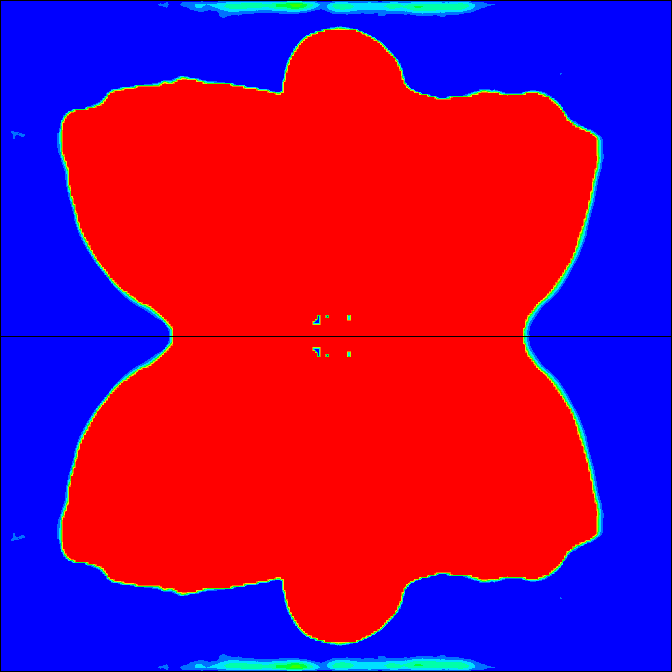
#> input picture Delaminación/Resultados/091/recortadas/Ply1.png, 672 x 672 px
$ python -i Delaminacion.py   (imports and definitions only)
#> lines starting #> are read from the running program, lines starting #| are printed output that depends on the picture
"""
Instrucciones:
1. Ejecutar el código
2. Seleccionar la carpeta que contiene subcarpetas con imágenes
3. El programa automáticamente:
   - Detectará las coordenadas de recorte en la primera imagen
   - Recortará todas las imágenes
   - Analizará el área ROJA (delaminación) en cada imagen
   - Guardará los resultados en un archivo CSV
"""

import cv2
import numpy as np
import os
import tkinter as tk
from tkinter import filedialog
import pandas as pd
from pathlib import Path
from datetime import datetime


# [8 lines left out: function seleccionar_carpeta, not called in this run]


def detectar_coordenadas_recorte(ruta_imagen):
    """
    Detecta automáticamente las coordenadas de la placa/gráfico
    ignorando el fondo blanco.
    """
#> called with ruta_imagen = 'Resultados/091/recortadas/Ply1.png'
    img = cv2.imread(ruta_imagen)
#> img is the input picture: shape (672, 672, 3); mean B, G, R 112.6, 7.1, 138.9
    if img is None:
        return None

    gray = cv2.cvtColor(img, cv2.COLOR_BGR2GRAY)
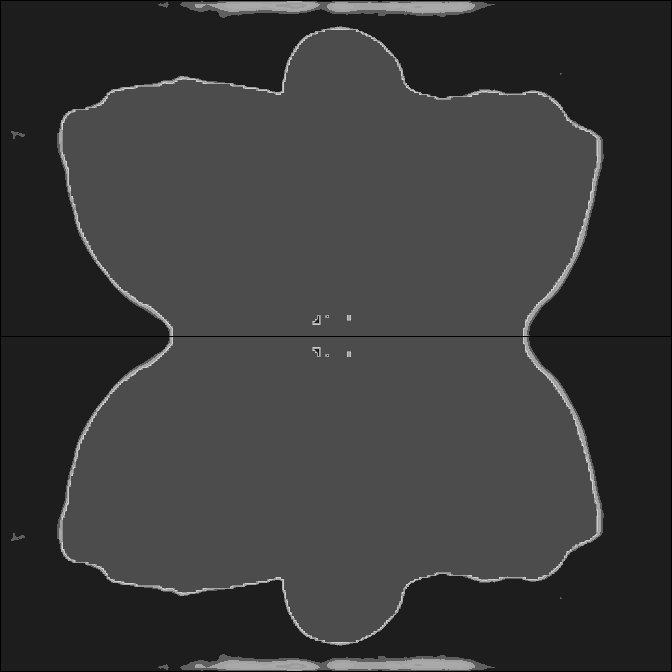
#> gray: shape (672, 672); min 0, max 209, mean 58.4
    _, mask = cv2.threshold(gray, 230, 255, cv2.THRESH_BINARY_INV)
#> mask: shape (672, 672); every value is 255
    contours, _ = cv2.findContours(mask, cv2.RETR_EXTERNAL, cv2.CHAIN_APPROX_SIMPLE)
#> contours = [[[0, 0], [0, 671], [671, 671], [671, 0]]]

    if contours:
        c = max(contours, key=cv2.contourArea)
#> c = [[0, 0], [0, 671], [671, 671], [671, 0]]
        x, y, w, h = cv2.boundingRect(c)
#> x = 0; y = 0; w = 672; h = 672
        return x, y, w, h
    return None


# [139 lines left out: functions analizar_area_roja, procesar_todo_en_uno, not called in this run]


# [5 lines not run here, left out]

>>> result = detectar_coordenadas_recorte('Resultados/091/recortadas/Ply1.png')
#> result = (0, 0, 672, 672)

$ run again, on Delaminación/Resultados/091/recortadas/Ply3.png
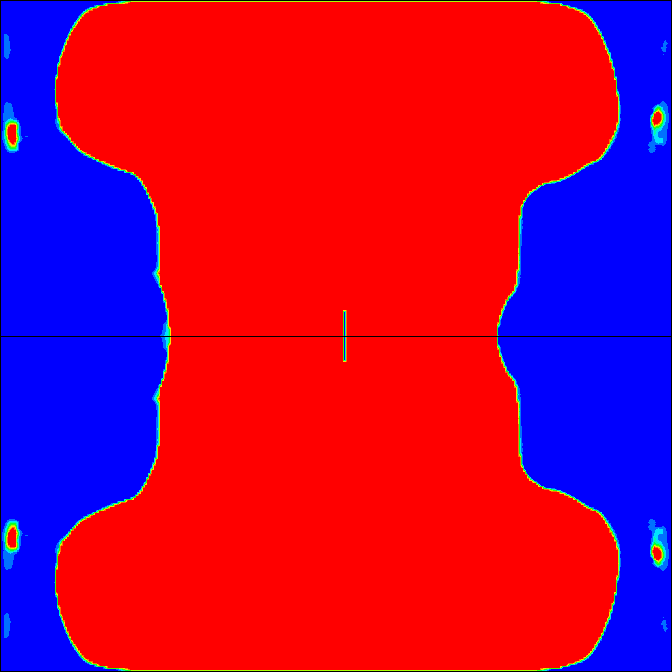
#> input picture Delaminación/Resultados/091/recortadas/Ply3.png, 672 x 672 px
#> in detectar_coordenadas_recorte, img is the input picture: shape (672, 672, 3); mean B, G, R 82.1, 3.9, 169.9
#> in detectar_coordenadas_recorte, `gray = cv2.cvtColor(img, cv2.COLOR_BGR2GRAY)`:
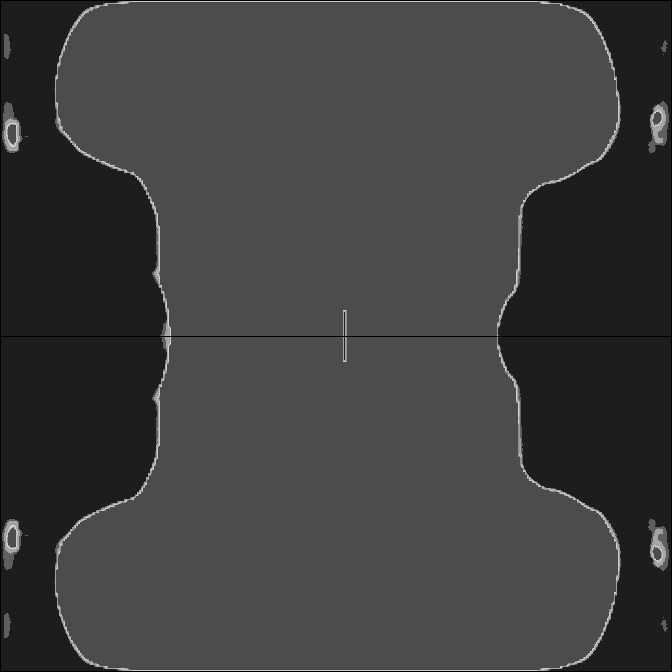
#> gray: shape (672, 672); min 0, max 209, mean 62.3
#> mask: shape (672, 672); every value is 255
#> contours = [[[0, 0], [0, 671], [671, 671], [671, 0]]]
#> c = [[0, 0], [0, 671], [671, 671], [671, 0]]
#> x = 0; w = 672
#> result = (0, 0, 672, 672)

$ run again, on Delaminación/Resultados/091/recortadas/Ply4.png
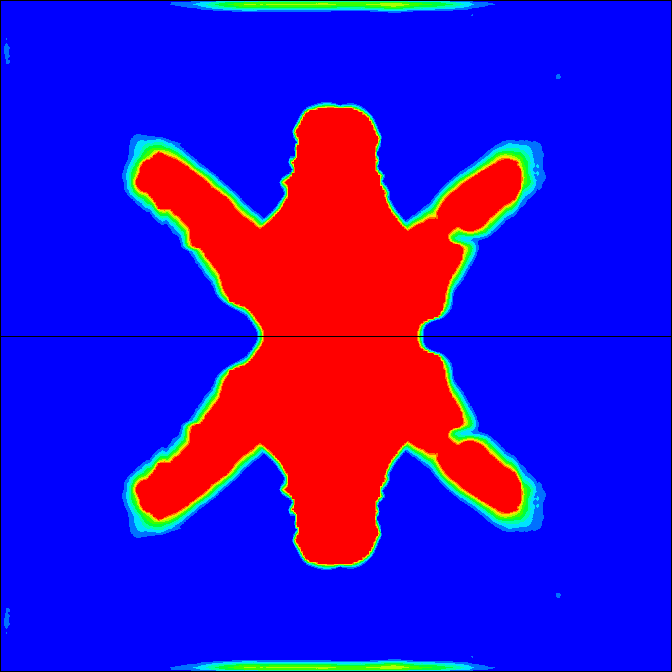
#> input picture Delaminación/Resultados/091/recortadas/Ply4.png, 672 x 672 px
#> in detectar_coordenadas_recorte, img is the input picture: shape (672, 672, 3); mean B, G, R 196.9, 13.4, 51.8
#> in detectar_coordenadas_recorte, `gray = cv2.cvtColor(img, cv2.COLOR_BGR2GRAY)`:
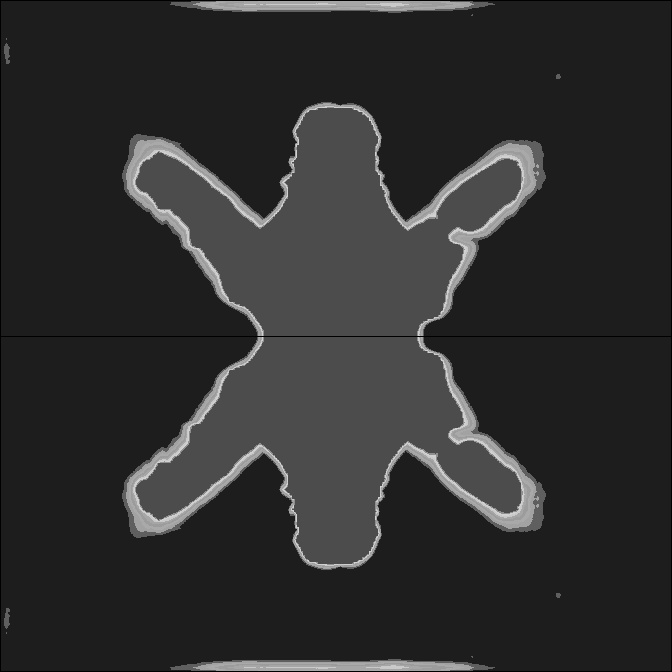
#> gray: shape (672, 672); min 0, max 209, mean 45.7
#> mask: shape (672, 672); every value is 255
#> contours = [[[0, 0], [0, 671], [671, 671], [671, 0]]]
#> c = [[0, 0], [0, 671], [671, 671], [671, 0]]
#> x = 0; w = 672
#> result = (0, 0, 672, 672)

$ run again, on Delaminación/Resultados/091/recortadas/Ply5.png
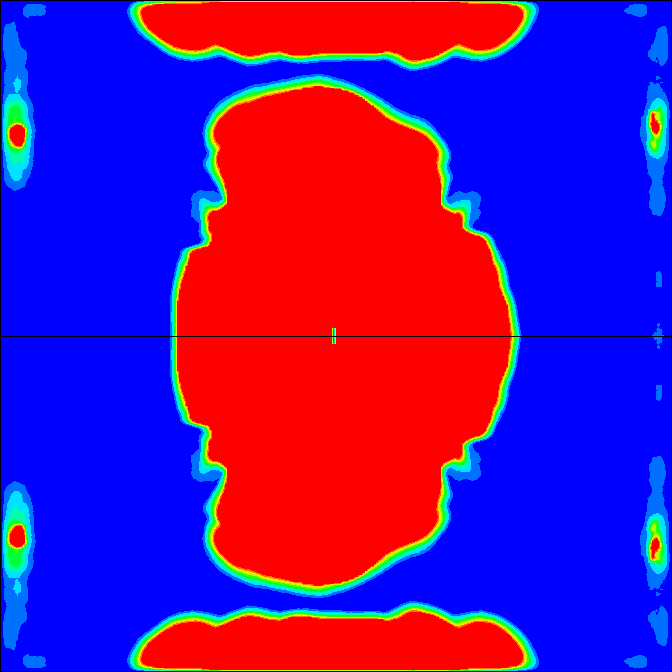
#> input picture Delaminación/Resultados/091/recortadas/Ply5.png, 672 x 672 px
#> in detectar_coordenadas_recorte, img is the input picture: shape (672, 672, 3); mean B, G, R 154.5, 18.4, 93.8
#> in detectar_coordenadas_recorte, `gray = cv2.cvtColor(img, cv2.COLOR_BGR2GRAY)`:
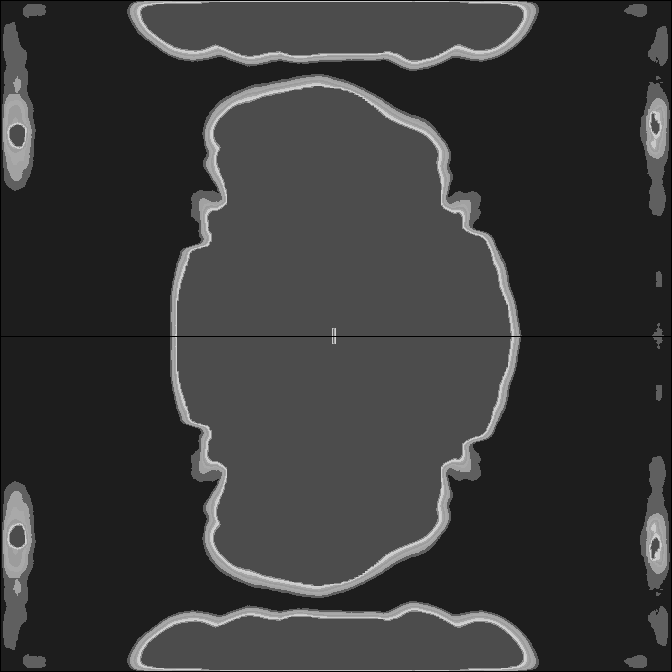
#> gray: shape (672, 672); min 0, max 209, mean 56.3
#> mask: shape (672, 672); every value is 255
#> contours = [[[0, 0], [0, 671], [671, 671], [671, 0]]]
#> c = [[0, 0], [0, 671], [671, 671], [671, 0]]
#> x = 0; w = 672
#> result = (0, 0, 672, 672)
